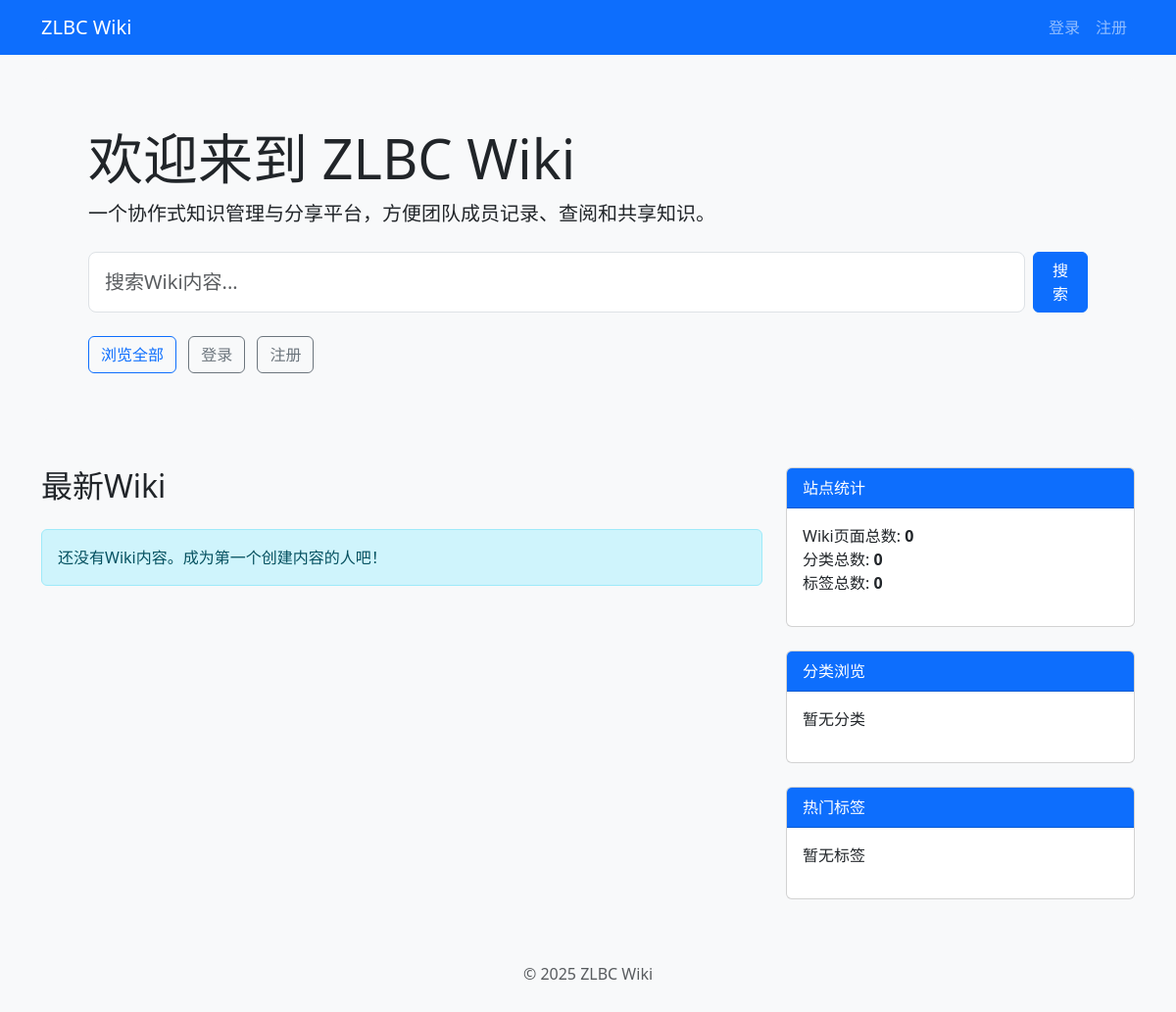
The app's page /, older data.
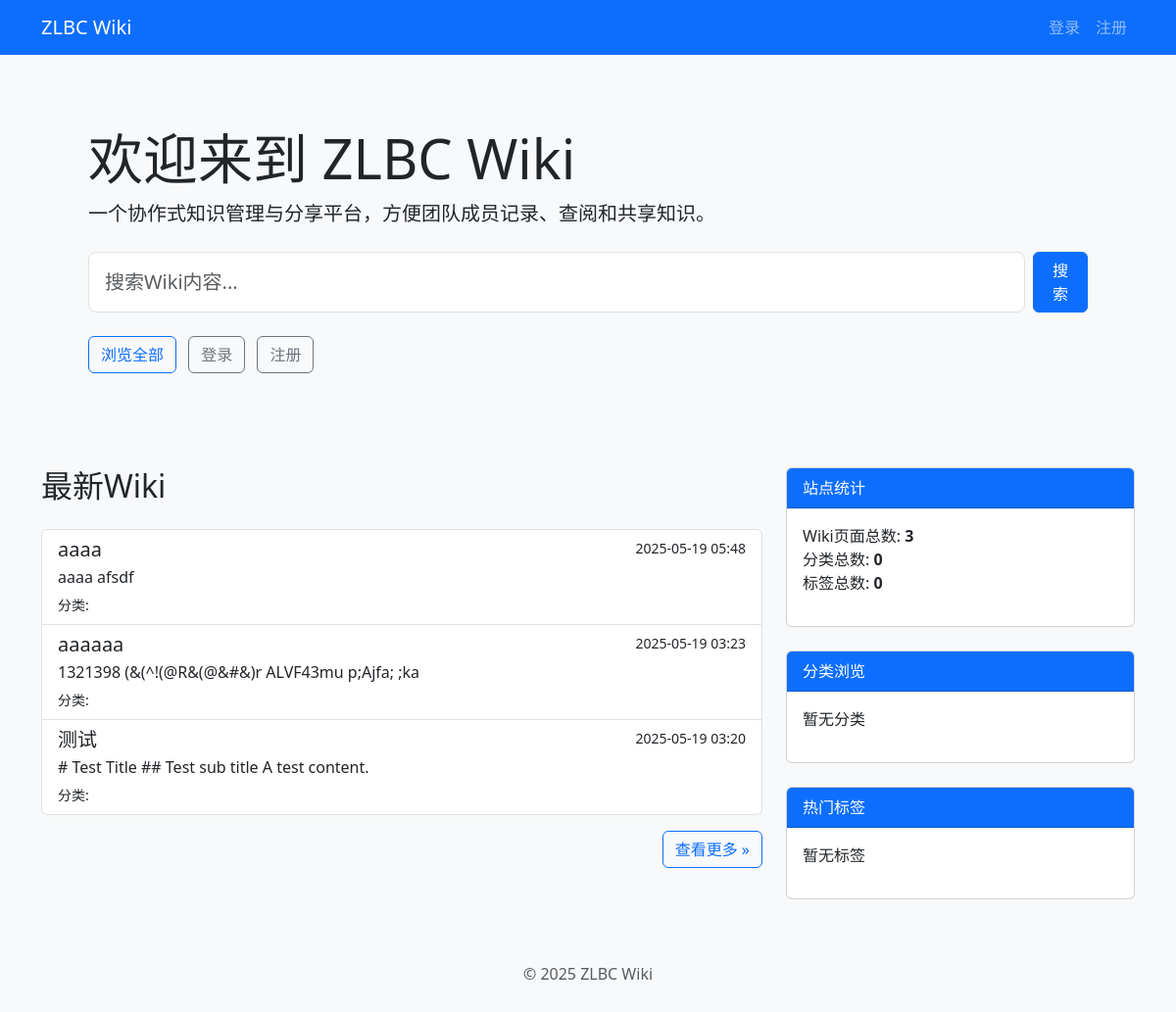
The same page, newer data.
### wiki/models.py (models this page shows, shortened)
class Wiki(models.Model):
    id = models.AutoField(primary_key=True)
    title = models.CharField(max_length=200)
    slug = models.SlugField(max_length=200, unique=True, help_text="URL友好的标识符")
    content = models.TextField()
    category = models.ForeignKey(
        WikiCategory,
        on_delete=models.SET_NULL,
        null=True,
        blank=True,
        related_name="wikis",
    )
    tags = models.ManyToManyField(WikiTag, blank=True, related_name="wikis")
    creator = models.ForeignKey(
        settings.AUTH_USER_MODEL,
        on_delete=models.SET_NULL,
        null=True,
        related_name="created_wikis",
    )
    created_at = models.DateTimeField(auto_now_add=True)
    updated_at = models.DateTimeField(auto_now=True)
    class Meta:
        ordering = ["-updated_at"]

### wiki/views.py (the view)
# urls.py: path("", wiki_views.index, name="index"),
def index(request):
    recent_wikis = Wiki.objects.all().order_by("-updated_at")[
        :10
    ]  # 获取最近更新的几个Wiki
    categories = WikiCategory.objects.all()  # 获取所有分类
    popular_tags = WikiTag.objects.all()
    stats = {
        "total_wikis": Wiki.objects.count(),
        "total_categories": WikiCategory.objects.count(),
        "total_tags": WikiTag.objects.count(),
    }
    return render(
        request,
        "wiki/index.html",
        {
            "recent_wikis": recent_wikis,
            "categories": categories,
            "popular_tags": popular_tags,
            "stats": stats,
        },
    )

### templates/wiki/index.html (shortened to what the changed rows need)
{% extends "base.html" %}
{% block content %}
<div class="container my-4">
    <div class="jumbotron bg-light p-5 rounded">
        <h1 class="display-4">欢迎来到 ZLBC Wiki</h1>
    </div>
    <div class="row mt-5">
        <div class="col-md-8">
            <h2 class="mb-4">最新Wiki</h2>
            {% if recent_wikis %}
                <div class="list-group">
                    {% for wiki in recent_wikis %}
                        <a href="{% url 'wiki_detail' slug=wiki.slug %}" class="list-group-item list-group-item-action">
                            <div class="d-flex w-100 justify-content-between">
                                <h5 class="mb-1">{{ wiki.title }}</h5>
                                <small>{{ wiki.updated_at|date:"Y-m-d H:i" }}</small>
                            </div>
                            <p class="mb-1 text-truncate">{{ wiki.content|striptags|truncatechars:150 }}</p>
                            <small>
                                分类: {{ wiki.category.name }}
                            </small>
                        </a>
                    {% endfor %}
                </div>
                <div class="text-end mt-3">
                    <a href="{% url 'wiki_list' %}" class="btn btn-outline-primary">查看更多 &raquo;</a>
                </div>
            {% else %}
                <div class="alert alert-info">还没有Wiki内容。成为第一个创建内容的人吧！</div>
            {% endif %}
        </div>
        <div class="col-md-4">
            <div class="card mb-4">
                <div class="card-body">
                    <ul class="list-unstyled">
                        <li>Wiki页面总数: <strong>{{ stats.total_wikis }}</strong></li>
                    </ul>
                </div>
            </div>
        </div>
    </div>
</div>
{% endblock %}

Row changes from the older to the newer data that the page shows:
added Wiki: title "aaaa", updated_at "2025-05-19 05:48", content "aaaa afsdf"
added Wiki: title "aaaaaa", updated_at "2025-05-19 03:23", content "1321398 (&(^!(@R&(@&#&)r ALVF43mu p;Ajfa; ;ka"
added Wiki: title "测试", updated_at "2025-05-19 03:20", content "# Test Title ## Test sub title A test content."
Text that changed along with them:
{{ stats.total_wikis }}: "0" → "3"
text no longer shown: "还没有Wiki内容。成为第一个创建内容的人吧！"
text now shown: "查看更多 »"
